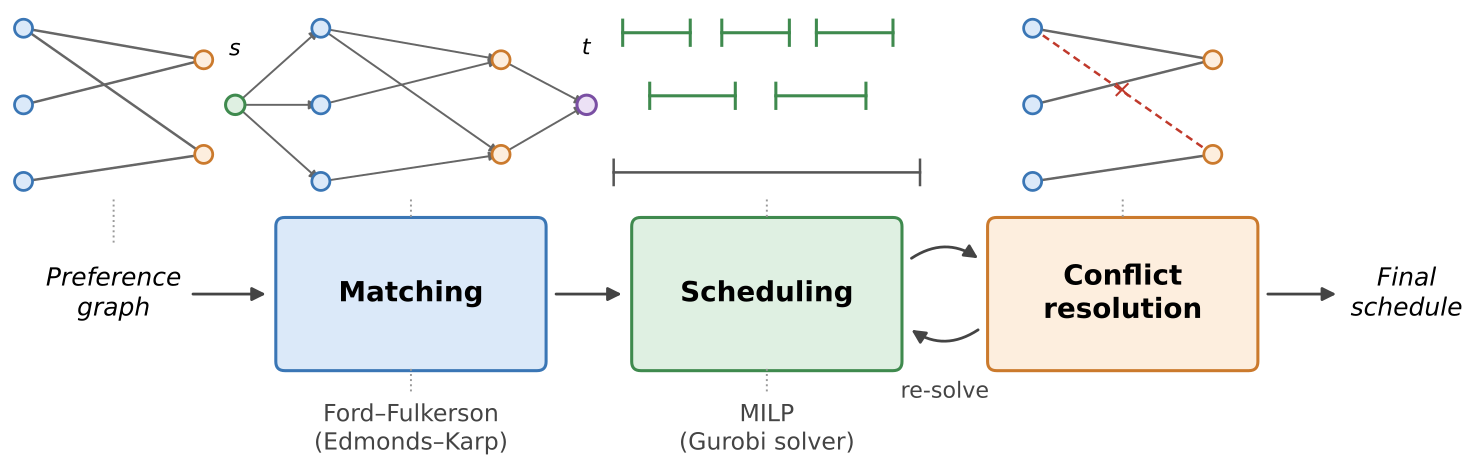

Python code for this plot:
"""Process-flow figure of the pipeline."""

from pathlib import Path

import matplotlib.pyplot as plt
from matplotlib.patches import FancyArrowPatch, FancyBboxPatch

FIG_DIR = Path(__file__).resolve().parent

BLUE_FILL, BLUE_EDGE = "#dbe9f9", "#3a76b5"
GREEN_FILL, GREEN_EDGE = "#dff0e2", "#3f8a4e"
ORANGE_FILL, ORANGE_EDGE = "#fdeede", "#cb7a2d"
PURPLE_FILL, PURPLE_EDGE = "#ece1f5", "#7a4fa3"
GREY = "#444444"
CUT_RED = "#c0392b"

BOX_W, BOX_H = 2.8, 1.5
Y_MID = 4.1
Y_TOP = 6.2
Y_METHOD = 2.6
X_INPUT = 1.2
X_MATCH, X_SCHED, X_CONF = 4.5, 8.45, 12.4
X_OUT = 15.55

DOT_MS = 13
MINI_LW = 1.8


def stage_box(ax, cx, title, fill, edge):
    ax.add_patch(
        FancyBboxPatch(
            (cx - BOX_W / 2, Y_MID - BOX_H / 2),
            BOX_W,
            BOX_H,
            boxstyle="round,pad=0.1",
            facecolor=fill,
            edgecolor=edge,
            linewidth=2.2,
        )
    )
    ax.text(cx, Y_MID, title, ha="center", va="center", fontsize=20, fontweight="bold")


def arrow(ax, p0, p1, rad=0.0, color=GREY, lw=2.0, style="-|>", scale=20):
    ax.add_patch(
        FancyArrowPatch(
            p0,
            p1,
            arrowstyle=style,
            mutation_scale=scale,
            linewidth=lw,
            color=color,
            connectionstyle=f"arc3,rad={rad}",
        )
    )


def dotted_link(ax, cx, y0, y1):
    ax.plot([cx, cx], [y0, y1], linestyle=":", color="#999999", lw=1.4)


L_OFF = [0.85, 0.0, -0.85]
R_OFF = [0.5, -0.55]
MINI_EDGES = [(0, 0), (0, 1), (1, 0), (2, 1)]
MINI_DX = 1.0


def mini_dots(ax, cx, cy):
    lx, rx = cx - MINI_DX, cx + MINI_DX
    for off in L_OFF:
        ax.plot(lx, cy + off, "o", ms=DOT_MS, mfc=BLUE_FILL, mec=BLUE_EDGE, mew=2.0)
    for off in R_OFF:
        ax.plot(rx, cy + off, "o", ms=DOT_MS, mfc=ORANGE_FILL, mec=ORANGE_EDGE, mew=2.0)


def mini_preference(ax, cx, cy, cut_edges=()):
    """Plain bipartite preference graph; edges in ``cut_edges`` are drawn cut."""
    lx, rx = cx - MINI_DX, cx + MINI_DX
    for e in MINI_EDGES:
        i, j = e
        y0, y1 = cy + L_OFF[i], cy + R_OFF[j]
        if e in cut_edges:
            ax.plot(
                [lx, rx], [y0, y1], color=CUT_RED, lw=MINI_LW, linestyle=(0, (3, 2))
            )
            mx, my = (lx + rx) / 2, (y0 + y1) / 2
            ax.text(
                mx,
                my,
                r"$\times$",
                ha="center",
                va="center",
                fontsize=18,
                color=CUT_RED,
                fontweight="bold",
            )
        else:
            ax.plot([lx, rx], [y0, y1], color="#666666", lw=MINI_LW)
    mini_dots(ax, cx, cy)


def mini_flow(ax, cx, cy):
    """Directed graph with source and sink attached."""
    lx, rx = cx - MINI_DX, cx + MINI_DX
    sx, tx = cx - 1.95, cx + 1.95
    for i, j in MINI_EDGES:
        arrow(
            ax,
            (lx, cy + L_OFF[i]),
            (rx, cy + R_OFF[j]),
            color="#666666",
            lw=1.4,
            scale=13,
        )
    for off in L_OFF:
        arrow(ax, (sx, cy), (lx, cy + off), color="#666666", lw=1.4, scale=13)
    for off in R_OFF:
        arrow(ax, (rx, cy + off), (tx, cy), color="#666666", lw=1.4, scale=13)
    mini_dots(ax, cx, cy)
    ax.plot(sx, cy, "o", ms=DOT_MS + 1, mfc=GREEN_FILL, mec=GREEN_EDGE, mew=2.2)
    ax.plot(tx, cy, "o", ms=DOT_MS + 1, mfc=PURPLE_FILL, mec=PURPLE_EDGE, mew=2.2)
    ax.text(sx, cy + 0.55, "$s$", ha="center", fontsize=16)
    ax.text(tx, cy + 0.55, "$t$", ha="center", fontsize=16)


def mini_schedule(ax, cx, cy):
    """Rides as |--| intervals in staggered rows above a time axis."""
    x0, w, tick = cx - 1.7, 3.4, 0.14
    rows = [
        (cy + 0.8, [(0.1, 0.75), (1.2, 0.75), (2.25, 0.85)]),
        (cy + 0.1, [(0.4, 0.95), (1.8, 1.0)]),
    ]
    for y, intervals in rows:
        for bx, bw in intervals:
            xa, xb = x0 + bx, x0 + bx + bw
            ax.plot([xa, xb], [y, y], color=GREEN_EDGE, lw=2.2)
            for x in (xa, xb):
                ax.plot([x, x], [y - tick, y + tick], color=GREEN_EDGE, lw=2.2)
    y_axis = cy - 0.75
    ax.plot([x0, x0 + w], [y_axis, y_axis], color="#555555", lw=1.8)
    for x in (x0, x0 + w):
        ax.plot([x, x], [y_axis - tick, y_axis + tick], color="#555555", lw=1.8)


def main() -> None:
    fig, ax = plt.subplots(figsize=(14.8, 4.9))
    ax.set_xlim(-0.05, 16.35)
    ax.set_ylim(2.15, 7.35)
    ax.set_aspect("equal")
    ax.set_axis_off()

    ax.text(
        X_INPUT,
        Y_MID,
        "Preference\ngraph",
        ha="center",
        va="center",
        fontsize=18,
        style="italic",
    )
    stage_box(ax, X_MATCH, "Matching", BLUE_FILL, BLUE_EDGE)
    stage_box(ax, X_SCHED, "Scheduling", GREEN_FILL, GREEN_EDGE)
    stage_box(ax, X_CONF, "Conflict\nresolution", ORANGE_FILL, ORANGE_EDGE)
    ax.text(
        X_OUT,
        Y_MID,
        "Final\nschedule",
        ha="center",
        va="center",
        fontsize=18,
        style="italic",
    )

    half = BOX_W / 2 + 0.18
    arrow(ax, (X_INPUT + 0.85, Y_MID), (X_MATCH - half, Y_MID))
    arrow(ax, (X_MATCH + half, Y_MID), (X_SCHED - half, Y_MID))
    arrow(ax, (X_SCHED + half, Y_MID + 0.38), (X_CONF - half, Y_MID + 0.38), rad=-0.35)
    arrow(ax, (X_CONF - half, Y_MID - 0.38), (X_SCHED + half, Y_MID - 0.38), rad=-0.35)
    ax.text(
        (X_SCHED + X_CONF) / 2,
        Y_MID - 1.15,
        "re-solve",
        ha="center",
        fontsize=16,
        color=GREY,
    )
    arrow(ax, (X_CONF + half, Y_MID), (X_OUT - 0.75, Y_MID))

    for cx, label in [
        (X_MATCH, "Ford–Fulkerson\n(Edmonds–Karp)"),
        (X_SCHED, "MILP\n(Gurobi solver)"),
    ]:
        dotted_link(ax, cx, Y_MID - BOX_H / 2 - 0.08, Y_METHOD + 0.42)
        ax.text(cx, Y_METHOD, label, ha="center", va="center", fontsize=17, color=GREY)

    for cx, draw in [
        (X_INPUT, lambda c: mini_preference(ax, c, Y_TOP)),
        (X_MATCH, lambda c: mini_flow(ax, c, Y_TOP)),
        (X_SCHED, lambda c: mini_schedule(ax, c, Y_TOP)),
        (X_CONF, lambda c: mini_preference(ax, c, Y_TOP, cut_edges=((0, 1),))),
    ]:
        draw(cx)
        dotted_link(
            ax, cx, Y_TOP - 1.05, Y_MID + (0.55 if cx == X_INPUT else BOX_H / 2 + 0.08)
        )

    fig.tight_layout(pad=0.05)
    out = FIG_DIR / "pipeline_process_flow.pdf"
    fig.savefig(out, bbox_inches="tight", pad_inches=0.01, facecolor="white")
    png = FIG_DIR / "png" / f"{out.stem}.png"
    png.parent.mkdir(parents=True, exist_ok=True)
    fig.savefig(png, dpi=300, bbox_inches="tight", pad_inches=0.01, facecolor="white")
    print(f"wrote {out} and {png}")


if __name__ == "__main__":
    main()
